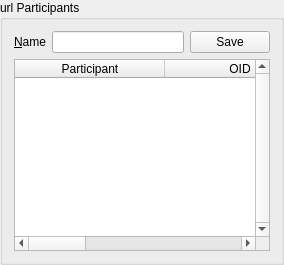
                 <widget class="QGroupBox" name="Box_URLParticipant">
                  <property name="sizePolicy">
                   <sizepolicy hsizetype="Preferred" vsizetype="MinimumExpanding">
                    <horstretch>0</horstretch>
                    <verstretch>0</verstretch>
                   </sizepolicy>
                  </property>
                  <property name="title">
                   <string>url Participants</string>
                  </property>
                  <layout class="QVBoxLayout" name="verticalLayout_32">
                   <item>
                    <layout class="QHBoxLayout" name="horizontalLayout_14">
                     <item>
                      <widget class="QLabel" name="label_22">
                       <property name="text">
                        <string>&amp;Name</string>
                       </property>
                       <property name="buddy">
                        <cstring>urlNodeName</cstring>
                       </property>
                      </widget>
                     </item>
                     <item>
                      <widget class="QLineEdit" name="urlNodeName"/>
                     </item>
                     <item>
                      <widget class="QPushButton" name="pushButton">
                       <property name="text">
                        <string>Save</string>
                       </property>
                      </widget>
                     </item>
                    </layout>
                   </item>
                   <item>
                    <widget class="QTableWidget" name="urlParticipants">
                     <property name="verticalScrollBarPolicy">
                      <enum>Qt::ScrollBarAlwaysOn</enum>
                     </property>
                     <property name="alternatingRowColors">
                      <bool>true</bool>
                     </property>
                     <property name="selectionBehavior">
                      <enum>QAbstractItemView::SelectRows</enum>
                     </property>
                     <property name="horizontalScrollMode">
                      <enum>QAbstractItemView::ScrollPerPixel</enum>
                     </property>
                     <property name="sortingEnabled">
                      <bool>true</bool>
                     </property>
                     <attribute name="horizontalHeaderDefaultSectionSize">
                      <number>150</number>
                     </attribute>
                     <attribute name="horizontalHeaderStretchLastSection">
                      <bool>true</bool>
                     </attribute>
                     <column>
                      <property name="text">
                       <string>Participant</string>
                      </property>
                     </column>
                     <column>
                      <property name="text">
                       <string>OID</string>
                      </property>
                     </column>
                     <column>
                      <property name="text">
                       <string>neighbor_oid</string>
                      </property>
                     </column>
                     <column>
                      <property name="text">
                       <string>public_key_hash</string>
                      </property>
                     </column>
                     <column>
                      <property name="text">
                       <string>ignored</string>
                      </property>
                     </column>
                     <column>
                      <property name="text">
                       <string>ignored</string>
                      </property>
                     </column>
                    </widget>
                   </item>
                  </layout>
                 </widget>
